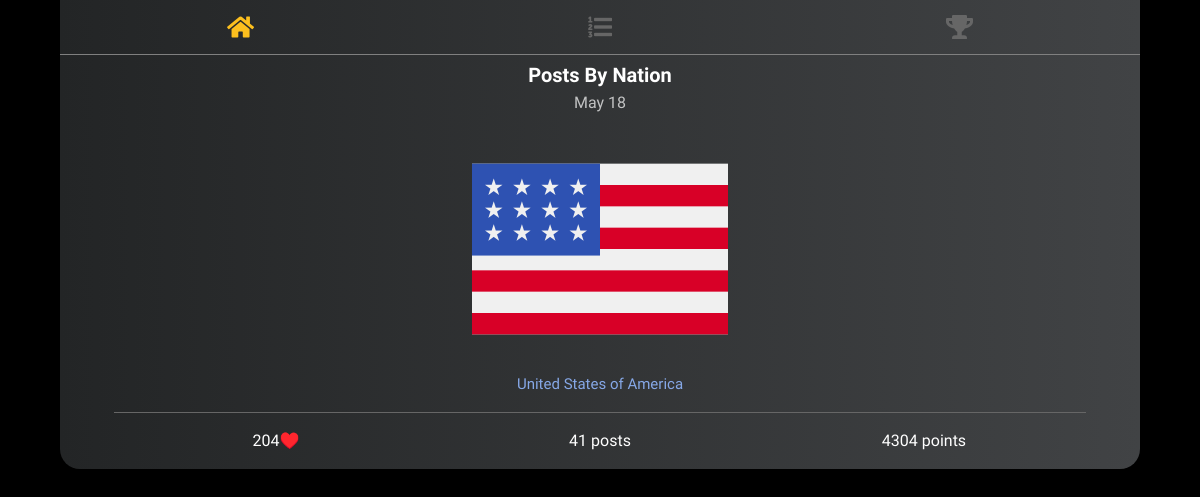
Screenshot of /rank/184 with the database file from the repository.
### main/models.py (models this page shows, shortened)
class Keyword(models.Model):
    objects = models.Manager()
    name = models.CharField(max_length=50)
    translation = models.CharField(max_length=50)
    pronunciation = models.CharField(max_length=50)
    explanation = models.CharField(max_length=100)
    sum_of_like = models.IntegerField(default=0)
    is_show = models.BooleanField(verbose_name="다른 제시어 표시 변수, 건드리지 말자", null=False, default=False)
    today = models.BooleanField(verbose_name="오늘만 보이게 하려면 체크", null=False, default=False)
    release_date = models.DateTimeField()
    first_nation = models.ForeignKey(Nation, on_delete=models.CASCADE, related_name="첫번째")
    second_nation = models.ForeignKey(Nation, on_delete=models.CASCADE, related_name="두번째")
    third_nation = models.ForeignKey(Nation, on_delete=models.CASCADE, related_name="세번째")

class Nation(models.Model):
    nation_list = (
        ('Afghanistan', '아프가니스탄'),
        ('Albania', '알바니아'),
        ('Algeria', '알제리아'),
        ('Andorra', '안도라'),
        ('Angola', '앙골라'),
        ('Antigua and Barbuda', '안티구아 앤 발부다'),
        ('Argentina', '아르헨티나'),
        ('Armenia', '알메니아'),
        ('Australia', '호주'),
        ('Azerbaijan', '아제르바이젠'),
        ('Bahamas', '바하마스'),
        ('Bahrain', '바레인'),
        ('Bangladesh', '방글라데시'),
        ('Barbados', '바르바도'),
        ('Belarus', '벨라루스'),
        ('Belgium', '벨기에'),
        ('Belize', '베리즈'),
        ('Benin', '베닌'),
        ('Bhutan', '부탄'),
        ('Bolivia', '볼리비아'),
        ('Bosnia and Herzegovina', '보스니아 헤르체코비나'),
        ('Botswana', '보츠와나'),
        ('Brazil', '브라질'),
        ('Brunei', '브루네이'),
        ('Bulgaria', '불가리아'),
        ('Burkina Faso', '브루키나 파소'),
        ('Burundi', '부룬다이'),
        ('Cabo Verde', '카보 베르드'),
        ('Cambodia', '캄보디아'),
        ('Cameroon', '카메룬'),
        ('Canada', '캐나다'),
        ('Central African Republic (CAR)', '중앙 아프리카 공화국'),
        ('Chad', '차드'),
        ('Chile', '칠레'),
        ('China', '중국'),
        ('Colombia', '콜롬비아'),
        ('Comoros', '코모로스'),
        ('Congo, Democratic Republic of the', '콩고민주공화국'),
        ('Costa Rica', '코스타리카'),
        ("Cote d'Ivoire", '코트디부아르'),
        ('Croatia', '크로아티아'),
        ('Cuba', '쿠바'),
        ('Cyprus', '싸이프러스'),
        ('Czechia', '체코'),
        ('Denmark', '덴마크'),
        ('Djibouti', '지부티'),
        ('Dominica', '도미니카'),
        ('Dominican Republic', '도미니카 공화국'),
        ('Ecuador', '에콰도르'),
        ('Egypt', '이집트'),
        ('El Salvador', '엘 살바도르'),
        ('Equatorial Guinea', '적도 기니'),
        ('Eritrea', '에르트레아'),
        ('Estonia', '에스토니아'),
        ('Eswatini', '에스와티니'),
        ('Ethiopia', '에티오피아'),
        ('Fiji', '피지'),
        ('Finland', '핀란드'),
        ('France', '프랑스'),
        ('Gabon', '가봉'),
        ('Gambia', '감비아'),
        ('Georgia', '조지아'),
        ('Germany', '독일'),
        ('Ghana', '가나'),
        ('Greece', '그리스'),
        ('Grenada', '그레나다'),
        ('Guatemala', '과테말라'),
        ('Guinea', '기니'),
        ('Guinea-Bissau', '기니비사우'),
        ('Guyana', '구야나'),
        ('Haiti', '하이티'),
        ('Honduras', '온두라스'),
        ('Hungary', '헝가리'),
        ('Iceland', '아이스란드'),
        ('India', '인도'),
        ('Indonesia', '인도네시아'),
        ('Iran', '이란'),
        ('Iraq', '이라크'),
        ('Ireland', '아일랜드'),
        ('Israel', '이스라엘'),
        ('Italy', '이탈리아'),
        ('Jamaica', '자메이카'),
        ('Japan', '일본'),
        ('Jordan', '요르단'),
        ('Kazakhstan', '카자흐스탄'),
        ('Kenya', '케냐'),
        ('Kiribati', '키리바티'),
        ('Kosovo', '코소보'),
        ('Kuwait', '쿠웨이트'),
        ('Kyrgyzstan', '키르기스탄'),
        ('Laos', '라오스'),
        ('Latvia', '라트비아'),
        ('Lebanon', '레바논'),
        ('Lesotho', '레소토'),
        ('Liberia', '라이베리아'),
        ('Libya', '리비야'),
        ('Liechtenstein', '리히텐슈타인'),
        ('Lithuania', '리투아니아'),
        ('Luxembourg', '룩셈부르그'),
        ('Madagascar', '마다가스카르'),
        ('Malawi', '말라위'),
        ('Malaysia', '말레이시아'),
        ('Maldives', '말디브'),
        ('Mali', '말리'),
        ('Malta', '말타'),
        ('Marshall Islands', '마쉘 섬'),
        ('Mauritania', '마리타니아'),
        ('Mauritius', '마리티우스'),
        ('Mexico', '멕시코'),
        ('Micronesia', '미크로네시아'),
        ('Moldova', '몰도바'),
        ('Monaco', '모나코'),
        ('Mongolia', '몽골'),
        ('Montenegro', '몬테네그로'),
        ('Morocco', '모로코'),
        ('Mozambique', '모잠비크'),
        ('Myanmar', '마이안마르'),
        ('Namibia', '나미비아'),
        ('Nauru', '나우루'),
        ('Nepal', '네팔'),
        ('Netherlands', '네덜란드'),
        ('New Zealand', '뉴질랜드'),
        ('Nicaragua', '니카라구아'),
        ('Niger', '니게르'),
        ('Nigeria', '나이지리아'),
        ('North Korea', '북한'),
        ('North Macedonia', '북마케도니아'),
        ('Norway', '노르웨이'),
        ('Oman', '오만'),
        ('Pakistan', '파키스탄'),
        ('Palau', '팔라우'),
        ('Palestine', '팔레스타인'),
        ('Panama', '파나마'),
        ('Papua New Guinea', '파푸아 뉴기니'),
        ('Paraguay', '파라과이'),
        ('Peru', '페루'),
        ('Philippines', '필리핀'),
        ('Poland', '폴란드'),
        ('Portugal', '포르투갈'),
        ('Qatar', '카타르'),
        ('Romania', '루마니아'),
        ('Russia', '러시아'),
        ('Rwanda', '르완다'),
        ('Saint Kitts and Nevis', 'Saint Kitts and Nevis'),
        ('Saint Lucia', '세인트 루시아'),
        ('Saint Vincent and the Grenadines', 'Saint Vincent and the Grenadines'),
        ('Samoa', '사모아'),
        ('San Marino', '산 마리노'),
        ('Sao Tome and Principe', 'Sao Tome and Principe'),
        ('Saudi Arabia', '사우디 아라비아'),
        ('Senegal', '세네갈'),
        ('Serbia', '세르비아'),
        ('Seychelles', 'Seychelles'),
        ('Sierra Leone', 'Sierra Leone'),
        ('Singapore', '싱가포르'),
        ('Slovakia', '슬로바키아'),
        ('Slovenia', '슬로베니아'),
        ('Solomon Islands', '솔로몬 섬'),
        ('Somalia', '소말리아'),
        ('South Africa', '남아프리카'),
        ('South Korea', '한국'),
        ('South Sudan', '남수단'),
        ('Spain', '스페인'),
        ('Sri Lanka', '스리랑카'),
        ('Sudan', '수단'),
        ('Suriname', '수리남'),
        ('Sweden', '스웨덴'),
        ('Switzerland', '스위스랜드'),
        ('Syria', '시리아'),
        ('Taiwan', '대만'),
        ('Tajikistan', '타지키스탄'),
        ('Tanzania', '탄자니아'),
        ('Thailand', '태국'),
        ('Timor-Leste', '티모르 레스트'),
        ('Togo', '토고'),
        ('Tonga', '통가'),
        ('Trinidad and Tobago', '트리니다드 토바고'),
        ('Tunisia', '튀니시아'),
        ('Turkey', '터키'),
        ('Turkmenistan', '투르크메니스탄'),
        ('Tuvalu', '투발루'),
        ('Uganda', '우간다'),
        ('Ukraine', '우크라이나'),
        ('United Arab Emirates (UAE)', '아랍에미리트'),
        ('United Kingdom (UK)', '영국'),
        ('United States of America', '미국'),
        ('Uruguay', '우루과이'),
        ('Uzbekistan', '우즈베키스탄'),
        ('Vanuatu', '바누아투'),
        ('Vatican City', '바티칸'),
        ('Venezuela', '베네수엘라'),
        ('Vietnam', '베트남'),
        ('Yemen', '예맨'),
        ('Zambia', '잠비아'),
        ('Zimbabwe', '짐바브웨')
    )
    objects = models.Manager()
    name = models.CharField(max_length=100, choices=nation_list)
    image = models.ImageField()
    sum_of_like = models.IntegerField(default=0)
    total_post = models.IntegerField(default=0)
    nation_point = models.IntegerField(default=0)

### main/views.py (the view)
# urls.py: path('rank/<int:pk>', views.nation_post, name="nation_post")
def nation_post(request, pk):
    nation = Nation.objects.get(pk=pk)
    posts = Post.objects.all().filter(nation=nation).order_by('-num_of_like')
    key = Keyword.objects.get(is_show=True)
    counts = PageCounter.objects.all()[0]
    context = {
        'keyword' : key,
        'nation' : nation,
        'posts' : posts,
        'counter' : counts.count,
    }
    return render(request, 'nation_post.html', context)

### main/templates/nation_post.html (shortened to what this page needs)
{% load static %}
<!DOCTYPE html>
<html lang="en">
  <head>
    <link rel="stylesheet" href="{% static 'style.css'%}" />
    <link
      rel="stylesheet"
      href="https://use.fontawesome.com/releases/v5.7.2/css/all.css"
    />
  </head>
  <body>
    <nav class="nav">
      <ul class="nav__list">
        <li class="nav__column">
          <a href="{% url 'fixedHome' %}" class="nav__list-link">
            <i class="fas fa-home nav__selected"></i>
          </a>
        </li>
        <li class="nav__column">
          <a href="{% url 'list' %}" class="nav__list-link">
            <i class="fas fa-list-ol"></i>
          </a>
        </li>
        <li class="nav__column">
          <a href="{% url 'rank' %}" class="nav__list-link">
            <i class="fas fa-trophy"></i>
          </a>
        </li>
      </ul>
    </nav>
    <div class="upper__content">
      <div class="title">Posts By Nation</div>
      <div class="prompt__box">
        <div class="today__date">{{keyword.release_date|date:"M d"}}</div>
        <img src="{{nation.image.url}}" alt="" /></a>
        <h3 class="prompt__translate">{{nation.name}}</h3>
      </div>
      <div class="menu">
        <div class="#">
          {{nation.sum_of_like}}♥️
        </div>
        <div class="#">
          {{nation.total_post}} posts
        </div>
        <div class="#">
            {{nation.nation_point}} points
          </div>
      </div>
    </div>
    <ul class="content">
    </ul>
  </body>
</html>

### static/style.css (style rules this page uses)
* { box-sizing: border-box; font-weight: 300; }
a { text-decoration-line: none; }
body { display: flex; flex-direction: column; align-items: center; width: 100%; background-color: black; font-family: "Sunflower", sans-serif; }
.upper__content { background: linear-gradient(to right, #232526, #414345); display: flex; flex-direction: column; align-items: center; border-radius: 0 0 20px 20px; }
.title { font-size: 20px; margin-top: 10px; color: white; font-weight: 700; }
.prompt__box { display: flex; flex-direction: column; align-items: center; padding-top: 10px; }
.prompt__box .today__date { padding-bottom: 10px; color: white; opacity: 0.7; }
.prompt__box .prompt__translate { font-size: 15px; padding-bottom: 10px; color: #86a8e7; padding-bottom: 20px; font-weight: 300; }
a:link { color: white; }
.upper__content .menu { display: flex; width: 90%; color: white; border-top: 1px solid rgb(102, 102, 102); }
.menu div { width: 50%; margin: 20px 20px; text-align: center; }
.content { color: white; }

### static/nav.css (style rules this page uses)
.nav { display: flex; justify-content: center; }
.nav { top: 0px; width: 100%; animation: navAnim 0.3s linear forwards; }
.nav .nav__list { display: flex; justify-content: space-around; padding: 15px 0; background: linear-gradient(to right, #232526, #414345); border-bottom: 0.3px solid gray; }
.nav__column i { font-size: 24px; color: #666666; }
.nav__column .nav__selected { color: #fcbf1e; }

### static/media.css (style rules this page uses)
@media screen and (min-width: 701px) { .upper__content, .content, .nav__list__black, .nav__list { width: 90%; } }

### rows the page displays
Keyword: release_date "May 18"
Nation: image (picture), name "United States of America", sum_of_like "204", total_post "41", nation_point "4304"
